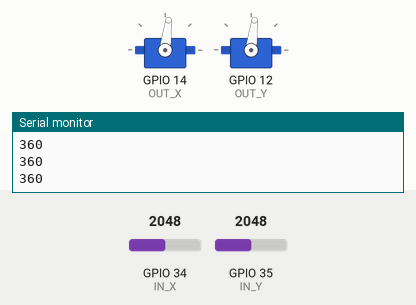
This sketch was run on a simulated ESP32. On the bench: 2 × servo, the last lines printed to the serial monitor. Inputs (shaded band) come from the test bench; at power-on: GPIO 34 (IN_X) = 2048, GPIO 35 (IN_Y) = 2048.

Above: at 1.2 s.
1.3 s: GPIO 34 (IN_X) set to 7
2.8 s: GPIO 34 (IN_X) set to 4
At 3.31 s:
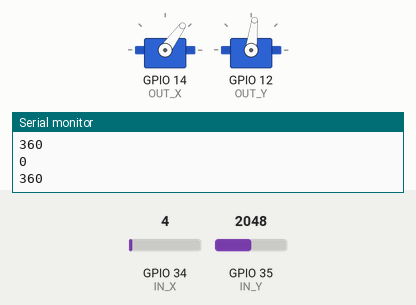
At 4.6 s:
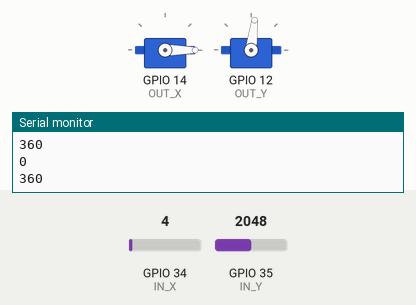
5.8 s: GPIO 35 (IN_Y) set to 7
7.3 s: GPIO 35 (IN_Y) set to 4
At 9.4 s:
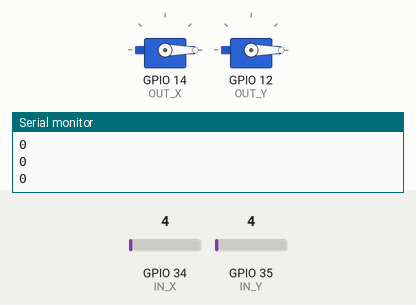
Timing chart, 0 to 10.9 s (numbered marks = the images above; inputs shaded):
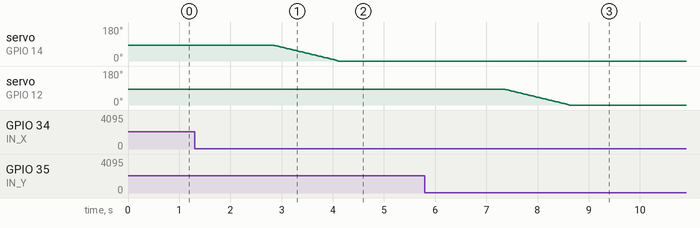

The sketch:

towerP.ino
```cpp
#include <ESP32_Servo.h>

#define IN_X 34        // 可變電阻X（水平搖桿）的輸入腳
#define IN_Y 35        // 可變電阻Y（垂直搖桿）的輸入腳
#define OUT_X 14       // 伺服馬達X的輸出腳
#define OUT_Y 12       // 伺服馬達Y的輸出腳
#define size 5         // 資料陣列元素數量
#define middle size/2  // 資料陣列中間索引

Servo servoX, servoY;   // 宣告兩個伺服馬達程式物件

int valX[size] = {0, 0, 0, 0, 0};  // X軸資料陣列
int valY[size] = {0, 0, 0, 0, 0};  // Y軸資料陣列
int posX, posY, posX1=85, posY1=85;

int cmp (const void * a, const void * b) {
   return ( *(int*)a - *(int*)b );
}

void filter() {
  static byte i = 0;  // 陣列索引

  valX[i] = analogRead(IN_X);  // 水平（X）搖桿的輸入值
  valY[i] = analogRead(IN_Y);  // 垂直（Y）搖桿的輸入值

  qsort(valX, size, sizeof(int), cmp);
  qsort(valY, size, sizeof(int), cmp);

  if (++i % size == 0) i = 0;

  posX = map(valX[middle], 0, 1023, 0, 180);
  posY = map(valY[middle], 0, 1023, 0, 180);
}

void control() {
   Serial.print(posX);
   Serial.print("\n");
   Serial.print(posY);
   Serial.print("\n");
   if(posX == 180) posX1 += 1;
   if(posY == 180) posY1 += 1;
   if(posX == 0) posX1 -= 1;
   if(posY == 0) posY1 -= 1;
   /*if(posX < 77) posX1 = 82 - 5;
   if(posY < 77) posY1 = 82 - 5;
   if(posX > 85) posX1 = 82 + 5;
   if(posY > 85) posY1 = 82 + 5;*/
   if(posX1 > 180) posX1 = 180;
   if(posX1 < 0) posX1 = 0;
   if(posY1 > 180) posY1 = 180;
   if(posY1 < 0) posY1 = 0;
   servoX.write(posX1);    // 設定伺服馬達的旋轉角度
   servoY.write(posY1);

   delay(15);             // 延遲一段時間，讓伺服馬達轉到定位。
}

void setup() {
  Serial.begin(115200);
  analogSetAttenuation(ADC_11db);  // 設定類比輸入電壓上限3.6V
  analogSetWidth(10);
  servoX.attach(OUT_X, 500, 2400);    // 設定伺服馬達的接腳
  servoY.attach(OUT_Y, 500, 2400);
}

void loop() {
   filter();
   control();
}
```

Measured:
- the behaviour switches between 6 and 5 on GPIO 34 (IN_X) (found by bisection; images 0 and 1)
- the behaviour switches between 6 and 5 on GPIO 35 (IN_Y) (found by bisection; images 2 and 3)
- after the input at 2.8 s, servo on GPIO 14 (OUT_X): moves from 83° to 0° over 1.3 s, starting after 0.06 s
- after the input at 7.3 s, servo on GPIO 12 (OUT_Y): moves from 83° to 0° over 1.3 s, starting after 0.07 s
